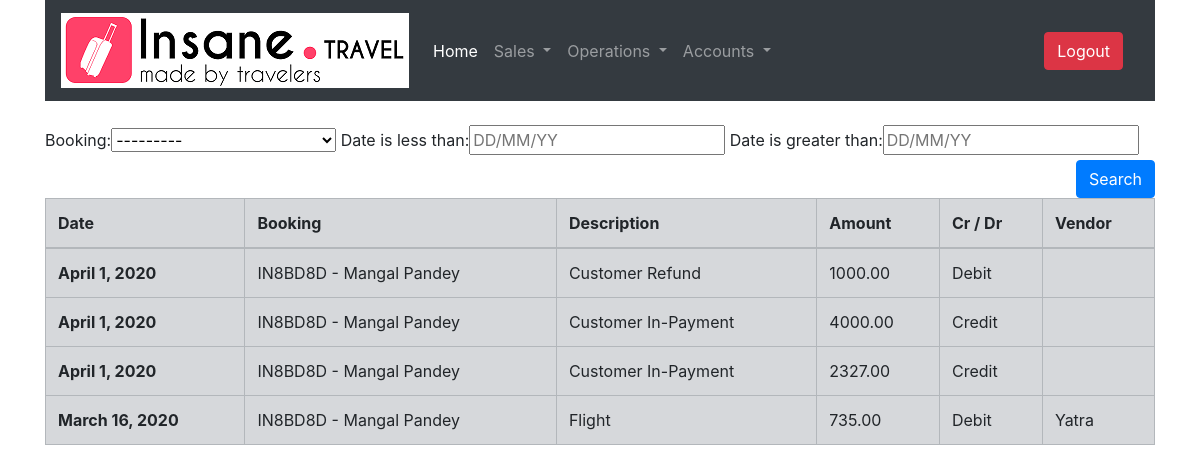
/accounts/trip-payments/ (signed in), run on the app's committed database.
### AccountsApp/models.py (models this page shows, shortened)
class TripPayment(models.Model):
    date = models.DateField(default=date.today)
    amount = models.DecimalField(max_digits=19,decimal_places=2)
    transaction = models.ForeignKey(Transaction,related_name='TripPayments',on_delete=models.PROTECT)
    inout_type = models.CharField(max_length=25,choices=[('DR','Debit'),('CR','Credit')])
    booking = models.ForeignKey(Booking,related_name='TripPayments',on_delete=models.PROTECT)
    description = models.ForeignKey(TripPaymentHead,related_name='TripPayments',on_delete=models.PROTECT,blank=False)
    vendor = models.ForeignKey(Vendor,related_name='TripPayments',on_delete=models.PROTECT,blank=True,null=True)

class TripPaymentHead(models.Model):
    name = models.CharField(max_length=256)
    type = models.CharField(max_length=25,choices=[('CUSTOMER','Customer'),('VENDOR','Vendor')],default='VENDOR')
    def __str__(self):
        return self.name

### OperationsApp/models.py (models this page shows, shortened)
class Booking(models.Model):
    status_choices = [
        ('BOOKED', 'Booked'),
        ('TRAVELLED', 'Travelled'),
        ('CLOSED', 'Closed')
    ]
    lead = models.OneToOneField(Lead,related_name='Booking',on_delete=models.PROTECT)
    customer = models.ForeignKey(Customer,related_name='Booking',editable=False,on_delete=models.PROTECT,null=True)
    status = models.CharField(max_length=25,choices=status_choices,default='BOOKED')
    booking_date = models.DateField()
    travel_date = models.DateField()
    booked_destinations = models.CharField(max_length=256)
    sale_amount = models.DecimalField(max_digits=19,decimal_places=2,blank=True,null=True)
    projected_revenue = models.DecimalField(max_digits=19,decimal_places=2,blank=True,null=True)
    actual_revenue = models.DecimalField(max_digits=19,decimal_places=2,blank=True,null=True)
    tcs_amount = models.DecimalField(max_digits=19,decimal_places=2,blank=True,null=True)
    gst_amount = models.DecimalField(max_digits=19,decimal_places=2,blank=True,null=True)
    commission_paid = models.DecimalField(max_digits=19,decimal_places=2,blank=True,null=True)
    trip_id = models.CharField(max_length=10,editable=False)
    def __str__(self):
        booking_display_name =  '{} - {}'.format(self.lead.trip_id, self.lead.customer.name)
        return booking_display_name

### SalesApp/models.py (models this page shows, shortened)
class Lead(models.Model):
    lead_source_choices = [
        ('FNF', 'Friends & Family'),
        ('TT', 'Travel Triangle'),
        ('CRF', 'Customer Referral'),
        ('RPC', 'Repeat Customer'),
        ('FBAD','Facebook Ads'),
        ('B2B','B2B'),
        ('WEB','Website / Online Forums'),
    ]
    lead_status_choices = [
        ('NEW', 'New Enquiry'),
        ('QUOTED', 'Quoted'),
        ('BOOKED', 'Booked')
    ]
    customer = models.ForeignKey(Customer,related_name='Leads',on_delete=models.PROTECT)
    destinations = models.CharField(max_length=256)
    lead_source = models.CharField(max_length=256,choices=lead_source_choices,default='FNF')
    lead_source_id = models.CharField(max_length=25,blank=True)
    lead_status = models.CharField(max_length=25,choices=lead_status_choices,default='NEW')
    remarks = models.TextField(blank=True)
    trip_id = models.CharField(max_length=10,editable=False,unique=True,default=get_trip_id)
    creation_date = models.DateField(auto_now=True)

class Customer(models.Model):
    name = models.CharField(max_length=256)
    email = models.EmailField(unique=True)
    phone = models.PositiveIntegerField()

### ContentApp/models.py (models this page shows)
class Vendor(models.Model):
    name = models.CharField(max_length=256)
    email = models.EmailField(blank=True)
    phone = PhoneNumberField(blank=True)
    def __str__(self):
        return self.name

### AccountsApp/views.py (the view)
# urls.py: path('trip-payments/',views.TripPaymentListView.as_view(),name='trippayment_list'),
class TripPaymentListView(LoginRequiredMixin,FilterView):
    template_name = 'AccountsApp/trippayment_list.html'
    paginate_by = 10
    form_class = TripPaymentForm
    filterset_class = TripPaymentFilter
    ordering = ['booking']

### AccountsApp/templates/AccountsApp/trippayment_list.html (shortened to what this page needs)
{% extends "base_staff.html" %}
{% load static %}
{% load bootstrap_pagination %}
{% load crispy_forms_tags %}
{% load my_extras %}
{% block content %}
<div class="container">
  <br>
  <form class="form-group" method="get">
      {{filter.form}}
      <input class="btn btn-primary float-right" type="submit" value='Search' />
  </form>
  <table class="table table-bordered table-hover table-secondary">
  <thead>
    <tr>
      <th scope="col">Date</th>
      <th scope="col">Booking</th>
      <th scope="col">Description</th>
      <th scope="col">Amount</th>
      <th scope="col">Cr / Dr</th>
      <th scope="col">Vendor</th>
    </tr>
  </thead>
  <tbody>
    {% for payment in filter.qs %}
      <tr>
        <th scope="row">{{ payment.date }}</th>
        <td>{{ payment.booking}}</td>
        <td>{{ payment.description }}</td>
        <td>{{ payment.amount }}</td>
        <td>{{ payment.get_inout_type_display }}</td>
        <td> {% if payment.vendor %}{{ payment.vendor }}{% endif %} </td>
      </tr>
    {% endfor %}
    </tbody>
  </table>
</div>
{% endblock %}

### data on the page
TripPayment: date "April 1, 2020", booking "IN8BD8D - Mangal Pandey", description "Customer Refund", amount "1000.00", inout_type "Debit"
TripPayment: date "April 1, 2020", booking "IN8BD8D - Mangal Pandey", description "Customer In-Payment", amount "4000.00", inout_type "Credit"
TripPayment: date "April 1, 2020", booking "IN8BD8D - Mangal Pandey", description "Customer In-Payment", amount "2327.00", inout_type "Credit"
TripPayment: date "March 16, 2020", booking "IN8BD8D - Mangal Pandey", description "Flight", amount "735.00", inout_type "Debit", vendor "Yatra"
